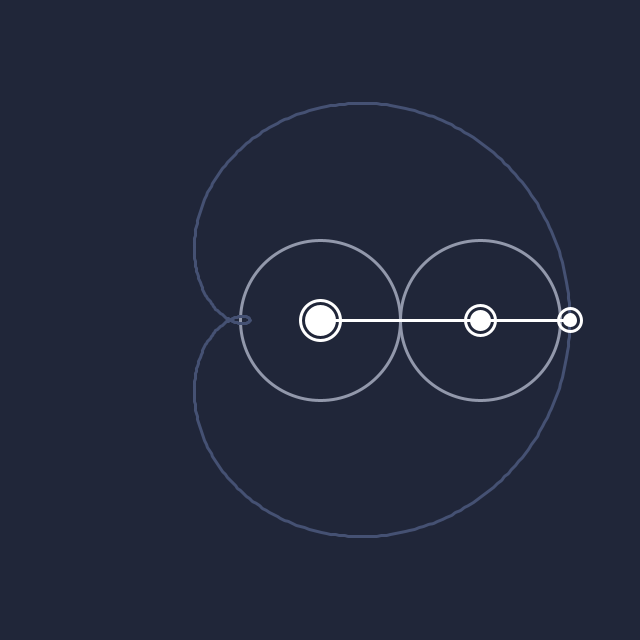
Frame 1 (no input)
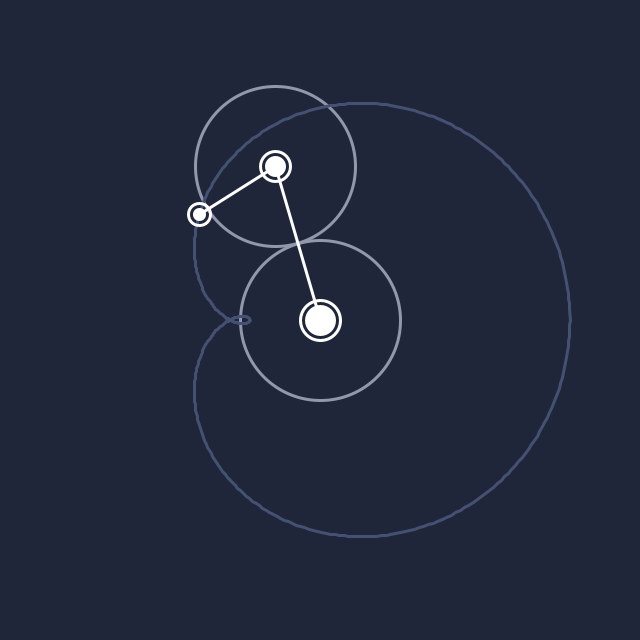
Frame 60 (the mouse pressed at the canvas centre just before this capture)
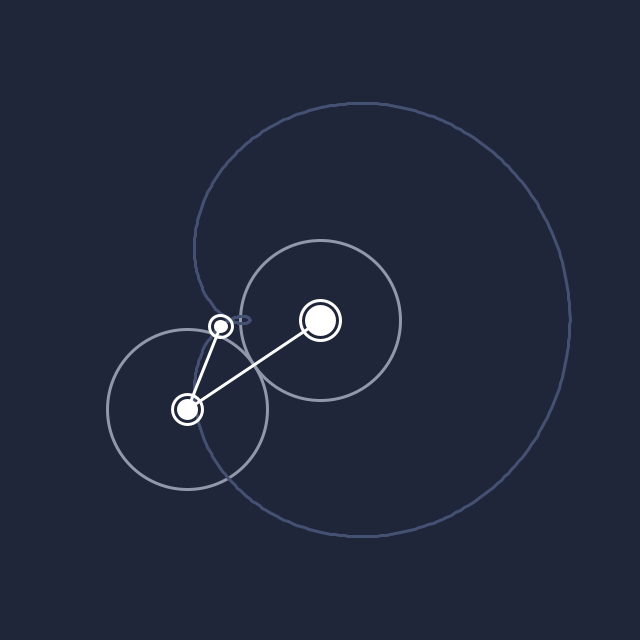
Frame 120 (the mouse held since frame 60 and released just before this capture)

The Processing sketch that drew these frames (run headless with seeded random() and noise(); from frame 60 on, the mouse is pressed at the canvas centre):

// Processing sketch: epicycloid
// ── epicycloid.pde
float r1 = 160;
float r2 = 90;
float ratio = 2;
float speed = 100;
float x1, y1, x2, y2, tx1, ty1;
float angle1;

void setup(){
  size(640, 640);
  noStroke();
  rectMode(CENTER);
}

void draw(){
  background(#202639);
  smooth();
  
  float ang1 = angle1;
  float ang2 = angle1*ratio;

  x1 = width/2 + (r1 * cos(ang1));
  y1 = height/2 + (r1 * sin(ang1));
  x2 = x1 + (r2 * cos(ang2));
  y2 = y1 + (r2 * sin(ang2));
  
  strokeWeight(3);  
  
  stroke(#9298AB);
  noFill();  
  ellipse(width/2, height/2, r1*(2-2/ratio), r1*(2-2/ratio));
  ellipse(x1, y1, r1*2/ratio, r1*2/ratio);
  
  strokeJoin(ROUND);
  strokeWeight(3); 
  stroke(#455173);
  beginShape();
  curveVertex(width/2+r1+r2,height/2);
  for(float t = 0; t < PI*2 ; t += PI/200){
    tx1 = width/2 + (r1 * cos(t)) + (r2 * cos(t*ratio));
    ty1 = height/2 + (r1 * sin(t)) + (r2 * sin(t*ratio));
    curveVertex(tx1,ty1);
  }
  endShape(CLOSE);
  
  stroke(#FFFFFF);
  line(width/2, height/2,  x1, y1);
  line(x1, y1, x2, y2);
  
  ellipse(width/2, height/2, r1/4, r1/4);
  ellipse(x1, y1, r2/3, r2/3);
  ellipse(x2, y2, r2/4, r2/4);

  
  fill(#FFFFFF);  
  ellipse(width/2, height/2, r1/4 - 12, r1/4 - 12);
  ellipse(x1, y1, r2/3 - 12, r2/3 - 12);
  ellipse(x2, y2, r2/4 - 12, r2/4 - 12);
  
  angle1 += -PI / speed;
}
